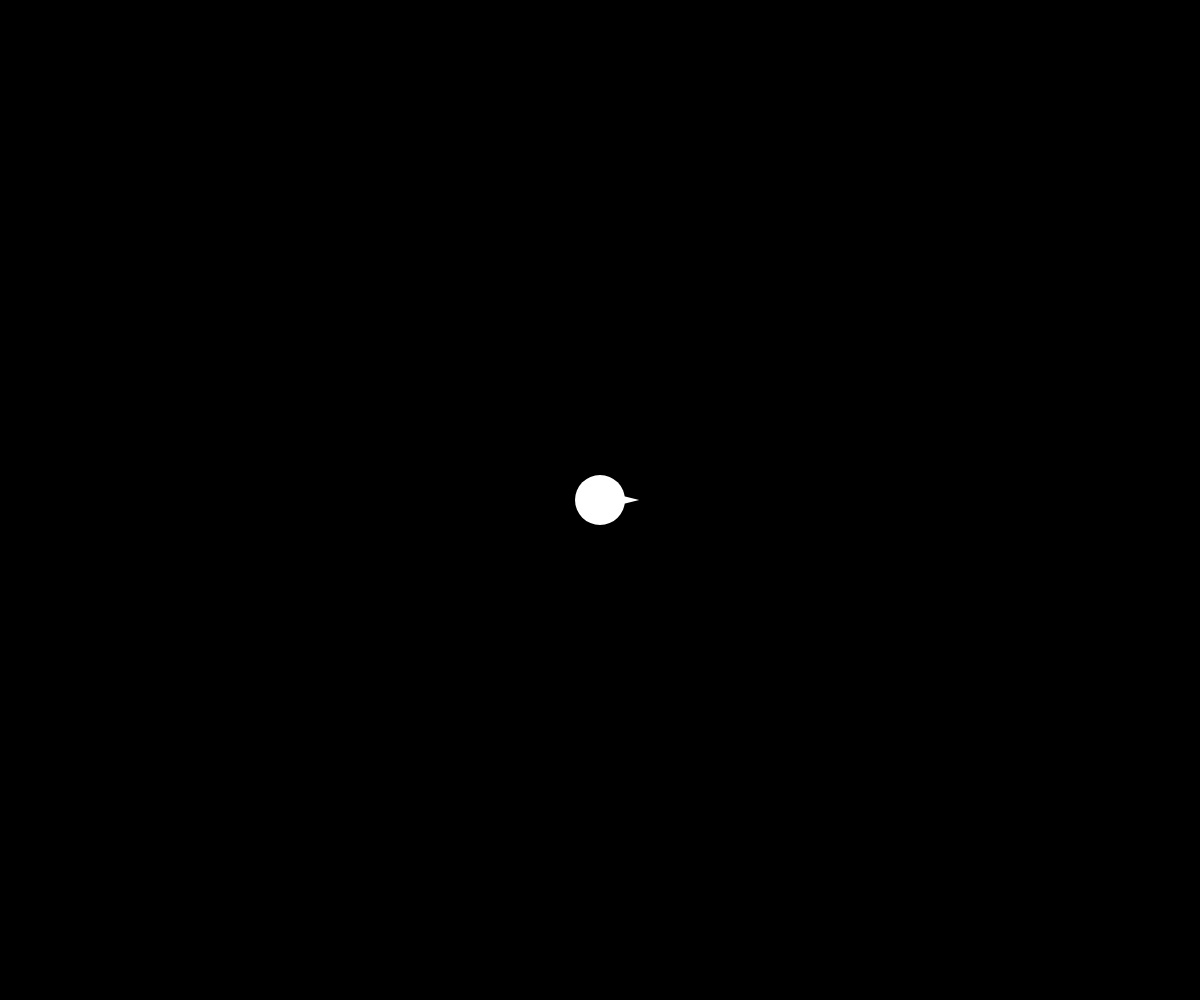
Frame 1 (no input)
Frame 60 (no input): identical to frame 1, image omitted
Frame 120 (the mouse pressed at the canvas centre since frame 60): identical to frame 1, image omitted

The p5.js sketch that drew this single still picture (run headless with seeded random() and noise() and a simulated clock; from frame 60 on, the mouse is pressed at the canvas centre):

// p5.js sketch
// ── sketch.js
let posX, posY, diameter;
let pullX, pullY;
let isDragging;
let cursorStyle;

function setup() {
  createCanvas(windowWidth, windowHeight);
  posX = width / 2;
  posY = height / 2;
  diameter = 50;
  pullX = posX;
  pullY = posY;
  isDragging = false;
}

function draw() {
  background(0);

  // Calculate force vector and display it as an arrow
  let forceX = pullX - posX;
  let forceY = pullY - posY;
  let forceMagnitude = dist(posX, posY, pullX, pullY);
  let forceAngle = atan2(forceY, forceX);
  let forceLength = map(forceMagnitude, 0, width, 0, 50);
  push();
  translate(posX, posY);
  rotate(forceAngle);
  strokeWeight(2);
  stroke(255);
  fill(255);
  triangle(diameter / 2 + 10, 0, diameter / 2 - 10, -5, diameter / 2 - 10, 5);
  pop();

  // Draw circle
  noStroke();
  fill(255);
  ellipse(posX, posY, diameter);

  // Update position if circle is being dragged
  if (isDragging) {
    posX = mouseX;
    posY = mouseY;
  } else {
    // Apply force if circle is not being dragged
    let force = createVector(forceX, forceY).normalize().mult(forceLength);
    posX += force.x;
    posY += force.y;
  }

  // Constrain circle to canvas
  posX = constrain(posX, diameter / 2, width - diameter / 2);
  posY = constrain(posY, diameter / 2, height - diameter / 2);

  // Change cursor style when hovering over circle
  let distance = dist(mouseX, mouseY, posX, posY);
  if (distance <= diameter / 2) {
    cursorStyle = 'grab';
  } else {
    cursorStyle = 'default';
  }
  cursor(cursorStyle);
}

function mousePressed() {
  // Check if mouse is inside circle
  let distance = dist(mouseX, mouseY, posX, posY);
  if (distance <= diameter / 2) {
    isDragging = true;
    cursorStyle = 'grabbing';
    cursor(cursorStyle);
  }
}

function mouseReleased() {
  isDragging = false;
  cursorStyle = 'grab';
  cursor(cursorStyle);
}

function windowResized() {
  resizeCanvas(windowWidth, windowHeight);
}
